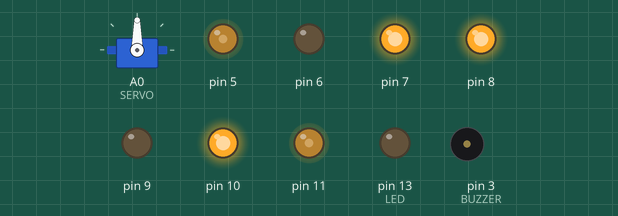
This sketch was run on a simulated Arduino Nano, built with avr-gcc and run on an emulated ATmega328P. On the bench: servo, output pins drawn as LEDs (lit = HIGH), buzzer (waves = sounding, pin HIGH).

Above: at 0.05 s.
At 1.95 s:
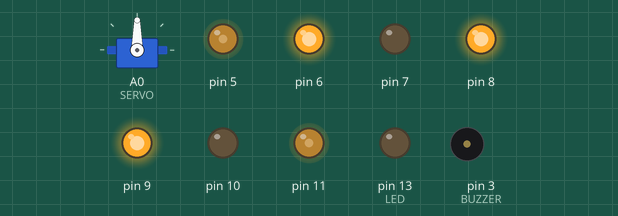
At 2.95 s:
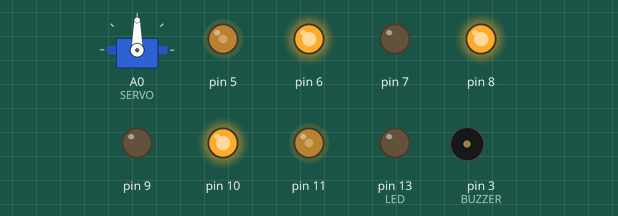
At 3.95 s:
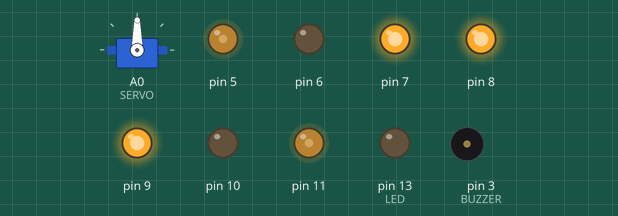
Timing chart, 0 to 4.6 s (numbered marks = the images above):
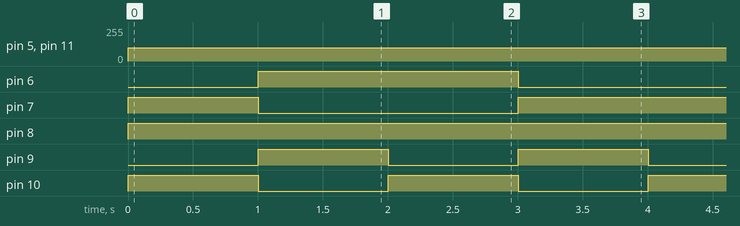

Measured:
- by itself, pin 5, pin 11: 0/255 → 100/255 at 0.00 s
- by itself, pin 6: alternates HIGH for 2.0 s and LOW for 2.0 s
- by itself, pin 7: repeats every 4.0 s: LOW 2.0 s, HIGH 2.0 s
- by itself, pin 8: LOW → HIGH at 0.00 s
- by itself, pin 9, pin 10: alternates HIGH for 1.0 s and LOW for 1.0 s

The sketch:

smars.ino
```cpp
#include <Servo.h>
#include <HCSR04.h>
#include "TB6612FNG.h"
#include <ArduinoJson.h>
#include "music.h"

#define TRIG_BACK 2
#define BUZZER 3
#define ECHO_BACK 4
#define PWMA 5
#define AIN2 6
#define AIN1 7
#define STBY 8
#define BIN1 9
#define BIN2 10
#define PWMB 11
#define LED 13
#define SERVO A0
#define ECHO_FRONT A1
#define TRIG_FRONT A2
#define VREF A4
#define CLK A5
#define CS A6
#define DIN A7

#define DIST_MIN 20
#define SERVO_90 500
#define MEIA_VOLTA 500

int vel_left = 0;
int vel_right = 0;
String direction = "S";
String mode = "A";
bool horn = false;

UltraSonicDistanceSensor front_eyes(TRIG_FRONT, ECHO_FRONT);
UltraSonicDistanceSensor back_eyes(TRIG_BACK, ECHO_BACK);
Servo eyes;
TB6612FNG robot(BIN2, BIN1, AIN1, AIN2, PWMB, PWMA, STBY);
DynamicJsonDocument jsonReceive(256);
DynamicJsonDocument jsonSend(256);

void sendBluetooth();
void receiveBluetooth();
void autonomous();
void bluetooth();
void off();
void obstacle();

void setup(){
  Serial.begin(9600);
  eyes.attach(SERVO);
  eyes.write(90);
  robot.begin();
  pinMode(BUZZER, OUTPUT);
  pinMode(VREF, INPUT);
  pinMode(LED, OUTPUT);
  jsonReceive.clear();
  jsonReceive["left"] = 0;
  jsonReceive["right"] = 0;
  jsonReceive["direction"] = "S";
  jsonReceive["mode"] = "A";
  jsonReceive["horn"] = false;
}

void loop(){
  robot.forward(100, 100);
  delay(1000);
  robot.backward(100, 100);
  delay(1000);
  robot.right(100, 100);
  delay(1000);
  robot.left(100, 100);
  delay(1000);
}
```

TB6612FNG.cpp
```cpp
#include "TB6612FNG.h"

TB6612FNG::TB6612FNG(int ain1, int ain2, int bin1, int bin2, int pwma, int pwmb, int stby){
  this->ain1 = ain1;
  this->ain2 = ain2;
  this->bin1 = bin1;
  this->bin2 = bin2;
  this->pwma = pwma;
  this->pwmb = pwmb;
  this->stby = stby;
}

TB6612FNG::~TB6612FNG(){}

void TB6612FNG::begin(){
  pinMode(this->ain1, OUTPUT);
  pinMode(this->ain2, OUTPUT);
  pinMode(this->bin1, OUTPUT);
  pinMode(this->bin2, OUTPUT);
  pinMode(this->pwma, OUTPUT);
  pinMode(this->pwmb, OUTPUT);
  pinMode(this->stby, OUTPUT);
  stop();
}

void TB6612FNG::forward(int pwma,int pwmb){
  digitalWrite(this->ain1, HIGH);
  digitalWrite(this->ain2, LOW);
  digitalWrite(this->bin1, HIGH);
  digitalWrite(this->bin2, LOW);
  analogWrite(this->pwma, pwma);
  analogWrite(this->pwmb, pwmb);
  digitalWrite(this->stby, HIGH);
}
void TB6612FNG::backward(int pwma,int pwmb){
  digitalWrite(this->ain1, LOW);
  digitalWrite(this->ain2, HIGH);
  digitalWrite(this->bin1, LOW);
  digitalWrite(this->bin2, HIGH);
  analogWrite(this->pwma, pwma);
  analogWrite(this->pwmb, pwmb);
  digitalWrite(this->stby, HIGH);
}
void TB6612FNG::right(int pwma,int pwmb){
  digitalWrite(this->ain1, HIGH);
  digitalWrite(this->ain2, LOW);
  digitalWrite(this->bin1, LOW);
  digitalWrite(this->bin2, HIGH);
  analogWrite(this->pwma, pwma);
  analogWrite(this->pwmb, pwmb);
  digitalWrite(this->stby, HIGH);
}
void TB6612FNG::left(int pwma,int pwmb){
  digitalWrite(this->ain1, LOW);
  digitalWrite(this->ain2, HIGH);
  digitalWrite(this->bin1, HIGH);
  digitalWrite(this->bin2, LOW);
  analogWrite(this->pwma, pwma);
  analogWrite(this->pwmb, pwmb);
  digitalWrite(this->stby, HIGH);
}
void TB6612FNG::brake(){
  digitalWrite(this->ain1, HIGH);
  digitalWrite(this->ain2, HIGH);
  digitalWrite(this->bin1, HIGH);
  digitalWrite(this->bin2, HIGH);
  analogWrite(this->pwma, 255);
  analogWrite(this->pwmb, 255);
  digitalWrite(this->stby, HIGH);
}
void TB6612FNG::stop(){
  digitalWrite(this->ain1, LOW);
  digitalWrite(this->ain2, LOW);
  digitalWrite(this->bin1, LOW);
  digitalWrite(this->bin2, LOW);
  analogWrite(this->pwma, 0);
  analogWrite(this->pwmb, 0);
  digitalWrite(this->stby, LOW);
}
```

TB6612FNG.h
```cpp
#pragma once

#include <Arduino.h>

class TB6612FNG{
private:
  int ain1;
  int ain2;
  int bin1;
  int bin2;
  int pwma;
  int pwmb;
  int stby;
public:
  TB6612FNG(int ain1, int ain2, int bin1, int bin2, int pwma, int pwmb, int stby);
  ~TB6612FNG();
  void begin();
  void forward(int pwma,int pwmb);
  void backward(int pwma,int pwmb);
  void right(int pwma,int pwmb);
  void left(int pwma,int pwmb);
  void brake();
  void stop();
};
```

music.h
```cpp
#pragma once

#include <Arduino.h>

void buzz(int pin, long frequency, long length);
void sing(int pin);
void stopSing(int pin);

#define NOTE_B0 31
#define NOTE_C1 33
#define NOTE_CS1 35
#define NOTE_D1 37
#define NOTE_DS1 39
#define NOTE_E1 41
#define NOTE_F1 44
#define NOTE_FS1 46
#define NOTE_G1 49
#define NOTE_GS1 52
#define NOTE_A1 55
#define NOTE_AS1 58
#define NOTE_B1 62
#define NOTE_C2 65
#define NOTE_CS2 69
#define NOTE_D2 73
#define NOTE_DS2 78
#define NOTE_E2 82
#define NOTE_F2 87
#define NOTE_FS2 93
#define NOTE_G2 98
#define NOTE_GS2 104
#define NOTE_A2 110
#define NOTE_AS2 117
#define NOTE_B2 123
#define NOTE_C3 131
#define NOTE_CS3 139
#define NOTE_D3 147
#define NOTE_DS3 156
#define NOTE_E3 165
#define NOTE_F3 175
#define NOTE_FS3 185
#define NOTE_G3 196
#define NOTE_GS3 208
#define NOTE_A3 220
#define NOTE_AS3 233
#define NOTE_B3 247
#define NOTE_C4 262
#define NOTE_CS4 277
#define NOTE_D4 294
#define NOTE_DS4 311
#define NOTE_E4 330
#define NOTE_F4 349
#define NOTE_FS4 370
#define NOTE_G4 392
#define NOTE_GS4 415
#define NOTE_A4 440
#define NOTE_AS4 466
#define NOTE_B4 494
#define NOTE_C5 523
#define NOTE_CS5 554
#define NOTE_D5 587
#define NOTE_DS5 622
#define NOTE_E5 659
#define NOTE_F5 698
#define NOTE_FS5 740
#define NOTE_G5 784
#define NOTE_GS5 831
#define NOTE_A5 880
#define NOTE_AS5 932
#define NOTE_B5 988
#define NOTE_C6 1047
#define NOTE_CS6 1109
#define NOTE_D6 1175
#define NOTE_DS6 1245
#define NOTE_E6 1319
#define NOTE_F6 1397
#define NOTE_FS6 1480
#define NOTE_G6 1568
#define NOTE_GS6 1661
#define NOTE_A6 1760
#define NOTE_AS6 1865
#define NOTE_B6 1976
#define NOTE_C7 2093
#define NOTE_CS7 2217
#define NOTE_D7 2349
#define NOTE_DS7 2489
#define NOTE_E7 2637
#define NOTE_F7 2794
#define NOTE_FS7 2960
#define NOTE_G7 3136
#define NOTE_GS7 3322
#define NOTE_A7 3520
#define NOTE_AS7 3729
#define NOTE_B7 3951
#define NOTE_C8 4186
#define NOTE_CS8 4435
#define NOTE_D8 4699
#define NOTE_DS8 4978

int mario_melody[] = {
  NOTE_E7, NOTE_E7, 0, NOTE_E7,
  0, NOTE_C7, NOTE_E7, 0,
  NOTE_G7, 0, 0, 0,
  NOTE_G6, 0, 0, 0,

  NOTE_C7, 0, 0, NOTE_G6,
  0, 0, NOTE_E6, 0,
  0, NOTE_A6, 0, NOTE_B6,
  0, NOTE_AS6, NOTE_A6, 0,

  NOTE_G6, NOTE_E7, NOTE_G7,
  NOTE_A7, 0, NOTE_F7, NOTE_G7,
  0, NOTE_E7, 0, NOTE_C7,
  NOTE_D7, NOTE_B6, 0, 0,

  NOTE_C7, 0, 0, NOTE_G6,
  0, 0, NOTE_E6, 0,
  0, NOTE_A6, 0, NOTE_B6,
  0, NOTE_AS6, NOTE_A6, 0,

  NOTE_G6, NOTE_E7, NOTE_G7,
  NOTE_A7, 0, NOTE_F7, NOTE_G7,
  0, NOTE_E7, 0, NOTE_C7,
  NOTE_D7, NOTE_B6, 0, 0
};

int mario_time[] = {
  12, 12, 12, 12,
  12, 12, 12, 12,
  12, 12, 12, 12,
  12, 12, 12, 12,

  12, 12, 12, 12,
  12, 12, 12, 12,
  12, 12, 12, 12,
  12, 12, 12, 12,

  9, 9, 9,
  12, 12, 12, 12,
  12, 12, 12, 12,
  12, 12, 12, 12,

  12, 12, 12, 12,
  12, 12, 12, 12,
  12, 12, 12, 12,
  12, 12, 12, 12,

  9, 9, 9,
  12, 12, 12, 12,
  12, 12, 12, 12,
  12, 12, 12, 12,
};

int pos = -1;

void sing(int pin) {
  static int noteDuration;
  static int pauseBetweenNotes;
  static int start_time;
  if (pos==-1){
    pos++;
    start_time = millis();
    noteDuration = 1000 / mario_time[pos];
    buzz(pin, mario_melody[pos], noteDuration);
    pauseBetweenNotes = noteDuration * 1.30;
  }
  if (millis() - start_time > pauseBetweenNotes){
    pos++;
    if (pos == sizeof(mario_melody) / sizeof(int)){
      pos = -1;
      buzz(pin, 0, noteDuration);
      return;
    }
    start_time = millis();
    noteDuration = 1000 / mario_time[pos];
    buzz(pin, mario_melody[pos], noteDuration);
    pauseBetweenNotes = noteDuration * 1.30;
  }
}

void stopSing(int pin){
  if (pos!=-1){
    //pos = -1;
    noTone(pin);
  }
}

void buzz(int pin, long frequency, long length) {
  digitalWrite(13, HIGH);
  long delayValue = 1000000 / frequency / 2;
  long numCycles = frequency * length / 1000;

  for (long i = 0; i < numCycles; i++) {
    digitalWrite(pin, HIGH);
    delayMicroseconds(delayValue);
    digitalWrite(pin, LOW);
    delayMicroseconds(delayValue);
  }

  digitalWrite(13, LOW);
}
```
